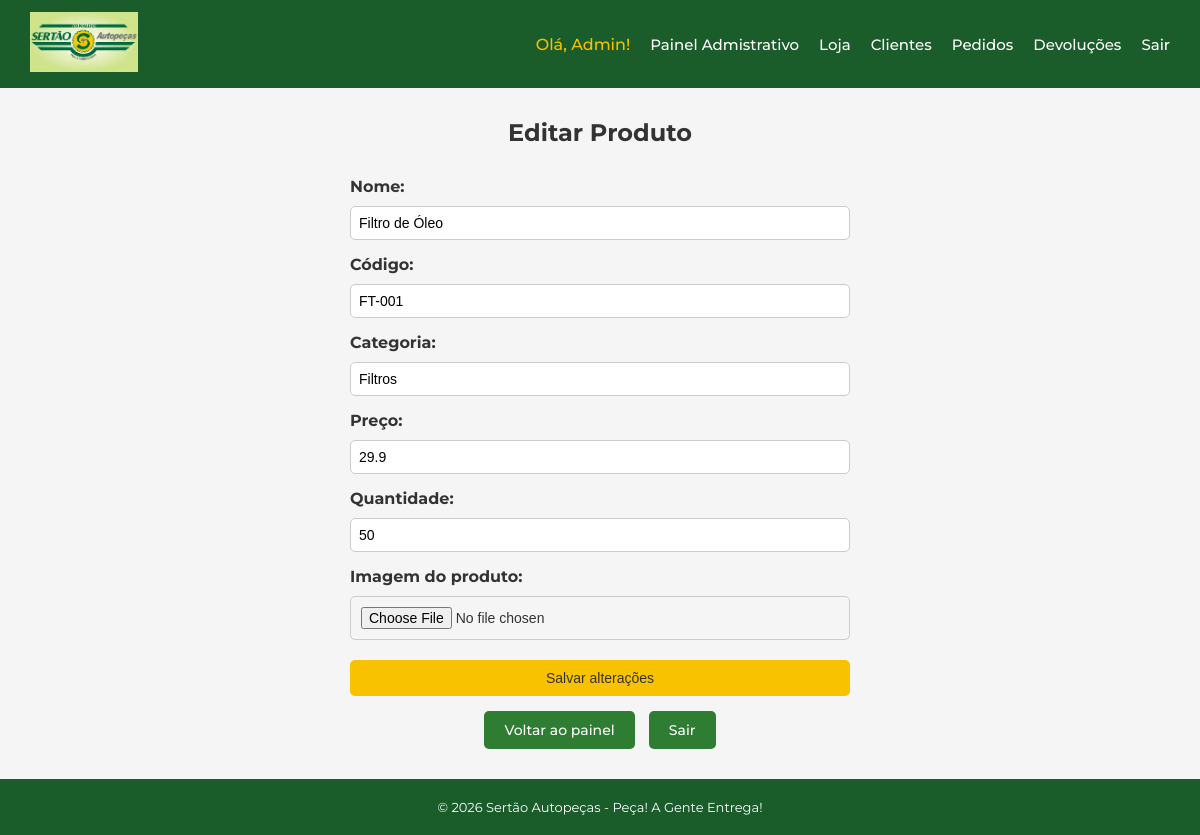
Before: /admin/produto/editar/1 (signed in) with the older database file.
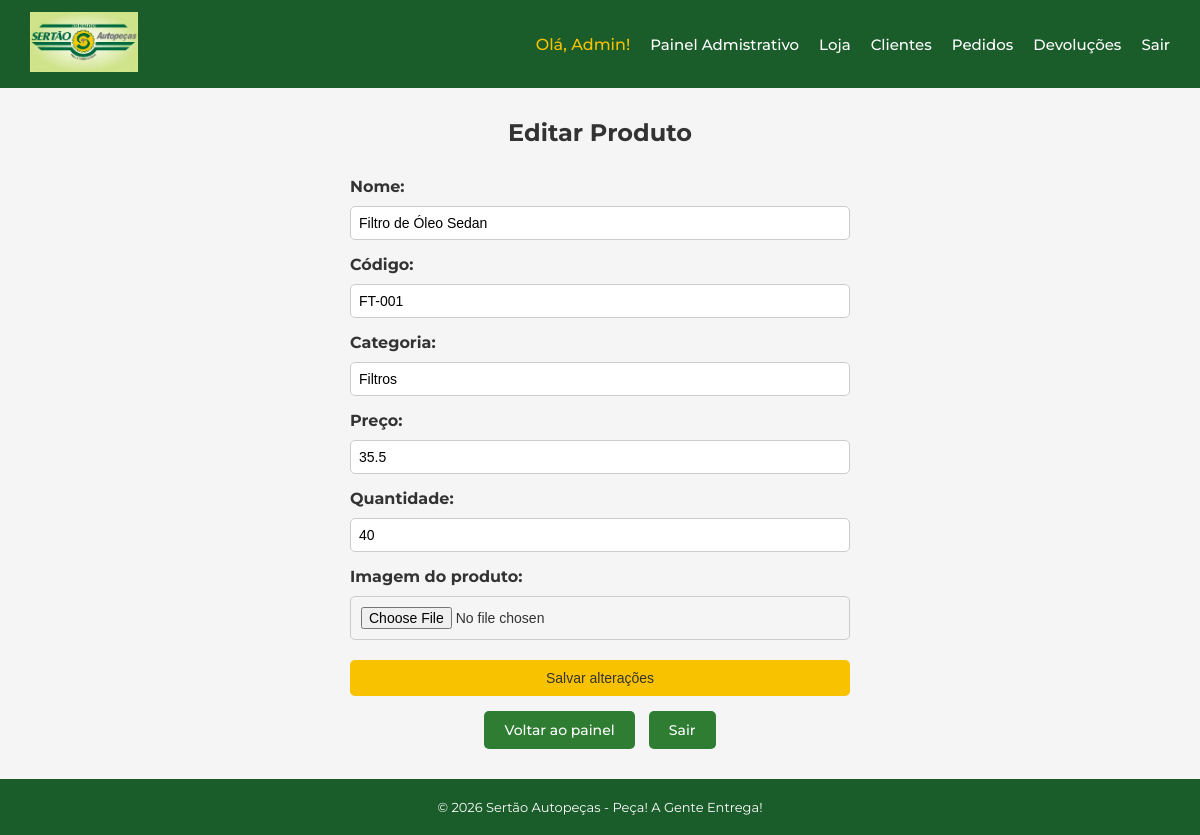
After: the same page with the newer database file.
### app/models.py (models this page shows)
class Produto(db.Model):
    id = db.Column(db.Integer, primary_key=True)
    nome = db.Column(db.String(100), nullable=False)
    codigo = db.Column(db.String(100), nullable=False, unique=True)
    categoria = db.Column(db.String(100), nullable=False)
    preco = db.Column(db.Float, nullable=False)
    quantidade = db.Column(db.Integer, nullable=False, default=0)
    imagem = db.Column(db.String(200), nullable=True, default='sem_imagem.jpg')

### app/routes/admin.py (the view, shortened to what this page needs)
@admin.route("/admin/produto/editar/<int:id>", methods=["GET", "POST"])
@login_required
def editar_produto(id):
    if current_user.perfil != 'ADMIN':
        return redirect('/loja')
    produto = Produto.query.get_or_404(id)
    return render_template("admin/editar_produto.html", produto=produto)

### app/models.py (called while the page is built)
@login_manager.user_loader
def load_user(user_id):
    return Usuario.query.get(int(user_id))

### app/templates/admin/editar_produto.html (shortened to what this page needs)
{% extends 'base.html' %}
{% block conteudo %}
<h2 style="text-align: center;">Editar Produto</h2>
<div style="max-width: 500px; margin: 0 auto; margin-top: 30px;">
    <form method="post" enctype="multipart/form-data">
        <div class="form-group" style="margin-bottom: 15px;">
            <label><strong>Nome:</strong></label>
            <input type="text" name="nome" value="{{ produto.nome }}"
                   style="width: 100%; padding: 8px; margin-top: 5px;" required>
        </div>
        <div class="form-group" style="margin-bottom: 15px;">
            <label><strong>Código:</strong></label>
            <input type="text" name="codigo" value="{{ produto.codigo }}"
                   style="width: 100%; padding: 8px; margin-top: 5px;" required>
        </div>
        <div class="form-group" style="margin-bottom: 15px;">
            <label><strong>Categoria:</strong></label>
            <input type="text" name="categoria" value="{{ produto.categoria }}"
                   style="width: 100%; padding: 8px; margin-top: 5px;" required>
        </div>
        <div class="form-group" style="margin-bottom: 15px;">
            <label><strong>Preço:</strong></label>
            <input type="number" step="0.01" name="preco" value="{{ produto.preco }}"
                   style="width: 100%; padding: 8px; margin-top: 5px;" required>
        </div>
        <div class="form-group" style="margin-bottom: 15px;">
            <label><strong>Quantidade:</strong></label>
            <input type="number" name="quantidade" value="{{ produto.quantidade }}"
                   style="width: 100%; padding: 8px; margin-top: 5px;" required>
        </div>
        <div class="form-group" style="margin-bottom: 20px;">
            <label><strong>Imagem do produto:</strong></label>
            <input type="file" name="imagem" accept="image/*"
                   style="margin-top: 5px;">
        </div>
        <div style="text-align: center;">
            <button type="submit" class="btn btn-primary"
                    style="width: 100%; padding: 10px;">
                Salvar alterações
            </button>
        </div>
    </form>
    <div style="text-align: center; margin-top: 15px;">
        <a href="/admin" class="btn btn-secondary" style="margin-right: 10px;">
            Voltar ao painel
        </a>
        <a href="/logout" class="btn btn-secondary">
            Sair
        </a>
    </div>
</div>
{% endblock %}

Changed rows visible on the page:
changed Produto "FT-001": nome "Filtro de Óleo" → "Filtro de Óleo Sedan"; preco "29.9" → "35.5"; quantidade "50" → "40"
